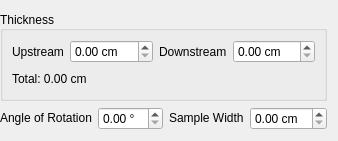
                          <widget class="QWidget" name="page_2">
                           <layout class="QVBoxLayout" name="verticalLayout_28">
                            <property name="leftMargin">
                             <number>0</number>
                            </property>
                            <item>
                             <widget class="QGroupBox" name="thicknessGroupBox">
                              <property name="styleSheet">
                               <string notr="true"/>
                              </property>
                              <property name="title">
                               <string>Thickness</string>
                              </property>
                              <property name="alignment">
                               <set>Qt::AlignLeading|Qt::AlignLeft|Qt::AlignVCenter</set>
                              </property>
                              <property name="flat">
                               <bool>false</bool>
                              </property>
                              <layout class="QVBoxLayout" name="verticalLayout_57">
                               <item>
                                <layout class="QHBoxLayout" name="horizontalLayout_75">
                                 <item>
                                  <widget class="QLabel" name="upstreamLabel_2">
                                   <property name="text">
                                    <string>Upstream</string>
                                   </property>
                                  </widget>
                                 </item>
                                 <item>
                                  <widget class="ExponentialSpinBox" name="sampleUpstreamSpinBox">
                                   <property name="sizePolicy">
                                    <sizepolicy hsizetype="Expanding" vsizetype="Fixed">
                                     <horstretch>0</horstretch>
                                     <verstretch>0</verstretch>
                                    </sizepolicy>
                                   </property>
                                   <property name="suffix">
                                    <string> cm</string>
                                   </property>
                                  </widget>
                                 </item>
                                 <item>
                                  <widget class="QLabel" name="downstreamLabel_2">
                                   <property name="text">
                                    <string>Downstream</string>
                                   </property>
                                  </widget>
                                 </item>
                                 <item>
                                  <widget class="ExponentialSpinBox" name="sampleDownstreamSpinBox">
                                   <property name="sizePolicy">
                                    <sizepolicy hsizetype="Expanding" vsizetype="Fixed">
                                     <horstretch>0</horstretch>
                                     <verstretch>0</verstretch>
                                    </sizepolicy>
                                   </property>
                                   <property name="suffix">
                                    <string> cm</string>
                                   </property>
                                  </widget>
                                 </item>
                                </layout>
                               </item>
                               <item>
                                <layout class="QHBoxLayout" name="horizontalLayout_19">
                                 <item>
                                  <widget class="QLabel" name="totalSampleThicknessLabel">
                                   <property name="text">
                                    <string>Total: 0.00 cm</string>
                                   </property>
                                  </widget>
                                 </item>
                                 <item>
                                  <spacer name="horizontalSpacer_8">
                                   <property name="orientation">
                                    <enum>Qt::Horizontal</enum>
                                   </property>
                                   <property name="sizeHint" stdset="0">
                                    <size>
                                     <width>40</width>
                                     <height>20</height>
                                    </size>
                                   </property>
                                  </spacer>
                                 </item>
                                </layout>
                               </item>
                              </layout>
                             </widget>
                            </item>
                            <item>
                             <layout class="QHBoxLayout" name="horizontalLayout_20">
                              <property name="leftMargin">
                               <number>0</number>
                              </property>
                              <item>
                               <widget class="QLabel" name="angleOfRotationLabel">
                                <property name="sizePolicy">
                                 <sizepolicy hsizetype="Preferred" vsizetype="Fixed">
                                  <horstretch>0</horstretch>
                                  <verstretch>0</verstretch>
                                 </sizepolicy>
                                </property>
                                <property name="text">
                                 <string>Angle of Rotation</string>
                                </property>
                               </widget>
                              </item>
                              <item>
                               <widget class="ExponentialSpinBox" name="angleOfRotationSpinBox">
                                <property name="sizePolicy">
                                 <sizepolicy hsizetype="Expanding" vsizetype="Fixed">
                                  <horstretch>0</horstretch>
                                  <verstretch>0</verstretch>
                                 </sizepolicy>
                                </property>
                                <property name="suffix">
                                 <string> °</string>
                                </property>
                               </widget>
                              </item>
                              <item>
                               <widget class="QLabel" name="sampleWidthLabel">
                                <property name="sizePolicy">
                                 <sizepolicy hsizetype="Preferred" vsizetype="Fixed">
                                  <horstretch>0</horstretch>
                                  <verstretch>0</verstretch>
                                 </sizepolicy>
                                </property>
                                <property name="text">
                                 <string>Sample Width</string>
                                </property>
                               </widget>
                              </item>
                              <item>
                               <widget class="ExponentialSpinBox" name="sampleWidthSpinBox">
                                <property name="sizePolicy">
                                 <sizepolicy hsizetype="Expanding" vsizetype="Fixed">
                                  <horstretch>0</horstretch>
                                  <verstretch>0</verstretch>
                                 </sizepolicy>
                                </property>
                                <property name="suffix">
                                 <string> cm</string>
                                </property>
                               </widget>
                              </item>
                             </layout>
                            </item>
                           </layout>
                          </widget>
